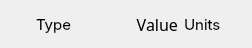
<?xml version="1.0" encoding="UTF-8"?>
<ui version="4.0">
 <class>sensor</class>
 <widget class="QWidget" name="sensor">
  <property name="geometry">
   <rect>
    <x>0</x>
    <y>0</y>
    <width>252</width>
    <height>48</height>
   </rect>
  </property>
  <property name="windowTitle">
   <string>Form</string>
  </property>
  <layout class="QGridLayout" name="gridLayout">
   <property name="leftMargin">
    <number>0</number>
   </property>
   <property name="rightMargin">
    <number>0</number>
   </property>
   <item row="0" column="0">
    <widget class="QLabel" name="lbl_icon">
     <property name="maximumSize">
      <size>
       <width>30</width>
       <height>30</height>
      </size>
     </property>
     <property name="font">
      <font>
       <family>Segoe UI</family>
      </font>
     </property>
     <property name="pixmap">
      <pixmap resource="resources.qrc">:/sensor/icons/temperature.png</pixmap>
     </property>
     <property name="scaledContents">
      <bool>true</bool>
     </property>
    </widget>
   </item>
   <item row="0" column="1">
    <widget class="QLabel" name="lbl_type">
     <property name="font">
      <font>
       <family>Inter</family>
       <pointsize>11</pointsize>
      </font>
     </property>
     <property name="text">
      <string>Type</string>
     </property>
    </widget>
   </item>
   <item row="0" column="2">
    <widget class="QLabel" name="lbl_value">
     <property name="font">
      <font>
       <family>Menlo</family>
       <pointsize>12</pointsize>
      </font>
     </property>
     <property name="text">
      <string>Value</string>
     </property>
     <property name="alignment">
      <set>Qt::AlignRight|Qt::AlignTrailing|Qt::AlignVCenter</set>
     </property>
    </widget>
   </item>
   <item row="0" column="3">
    <widget class="QLabel" name="lbl_units">
     <property name="font">
      <font>
       <family>Inter</family>
       <pointsize>11</pointsize>
      </font>
     </property>
     <property name="text">
      <string>Units</string>
     </property>
    </widget>
   </item>
  </layout>
 </widget>
 <resources>
  <include location="resources.qrc"/>
 </resources>
 <connections/>
</ui>
